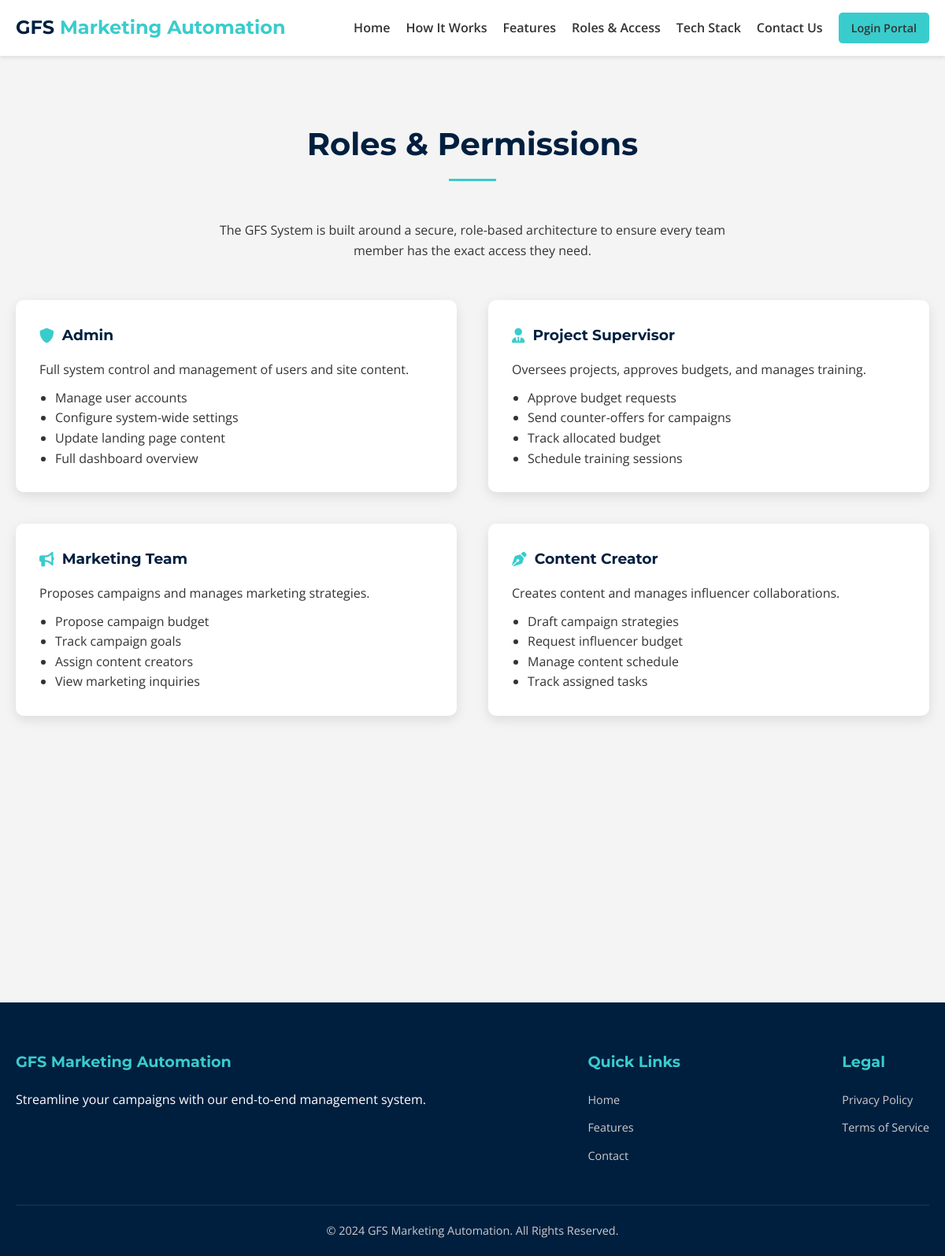
/roles, run on the app's committed database.
### tables this page shows
CREATE TABLE site_roles (
    id INTEGER PRIMARY KEY AUTOINCREMENT,
    role_name TEXT NOT NULL,
    icon TEXT NOT NULL,
    description TEXT NOT NULL,
    permissions TEXT NOT NULL -- Semi-colon separated list
);

CREATE TABLE site_content (
    id INTEGER PRIMARY KEY AUTOINCREMENT,
    page TEXT NOT NULL,
    section TEXT NOT NULL,
    key TEXT NOT NULL,
    value TEXT NOT NULL,
    UNIQUE(page, section, key)
);

### app.py (the view)
@app.route('/roles')
def roles():
    conn = get_db_connection()
    roles_list = conn.execute('SELECT * FROM site_roles').fetchall()
    conn.close()
    processed_roles = []
    for r in roles_list:
        role_dict = dict(r)
        role_dict['permissions_list'] = r['permissions'].split(';')
        processed_roles.append(role_dict)
    return render_template('roles.html', roles=processed_roles)

### app.py (called while the page is built)
def get_db_connection():
    conn = sqlite3.connect('database.db')
    conn.row_factory = sqlite3.Row
    return conn

@app.context_processor
def inject_global_data():
    conn = get_db_connection()
    try:
        theme_row = conn.execute("SELECT value FROM settings WHERE key = 'theme'").fetchone()
        theme = theme_row['value'] if theme_row else 'default'
        site_rows = conn.execute("SELECT section, key, value FROM site_content WHERE page = 'global'").fetchall()
        site_data = {}
        for row in site_rows:
            if row['section'] not in site_data:
                site_data[row['section']] = {}
            site_data[row['section']][row['key']] = row['value']
    except sqlite3.OperationalError:
        theme = 'default'
        site_data = {}
    finally:
        conn.close()
    return dict(theme=theme, site=site_data)

### templates/roles.html (shortened to what this page needs)
{% extends 'base.html' %}
{% block content %}
<section class="section-padding bg-light">
    <div class="container">
        <h1 class="section-title">Roles & Permissions</h1>
        <p class="text-center" style="max-width: 700px; margin: 0 auto 50px;">
            The GFS System is built around a secure, role-based architecture to ensure every team member has the exact
            access they need.
        </p>
        <div class="grid-2">
            {% for role_item in roles %}
            <div class="card" style="text-align: left;">
                <h3 style="display: flex; align-items: center; gap: 10px;"><i class="{{ role_item.icon }}"
                        style="color: var(--secondary-color);"></i> {{ role_item.role_name }}</h3>
                <p>{{ role_item.description }}</p>
                <ul style="list-style-type: disc; margin-left: 20px; margin-top: 10px;">
                    {% for p in role_item.permissions_list %}
                    <li>{{ p }}</li>
                    {% endfor %}
                </ul>
            </div>
            {% endfor %}
        </div>
    </div>
</section>
{% endblock %}

### templates/base.html (shortened to what this page needs)
<!DOCTYPE html>
<html lang="en">
<head>
    <link rel="stylesheet" href="https://cdnjs.cloudflare.com/ajax/libs/font-awesome/6.0.0/css/all.min.css">
    <link rel="stylesheet" href="{{ url_for('static', filename='styles.css') }}">
</head>
<body class="{{ theme + '-theme' if theme and theme != 'default' else '' }}">
    <nav class="navbar">
        <div class="container">
            <a href="{{ url_for('index') }}" class="logo">
                {% set parts = (site.site.title if site.site else 'GFS System').split(' ') %}
                {{ parts[0] }} <span>{{ parts[1:]|join(' ') }}</span>
            </a>
            <ul class="nav-links">
                <li><a href="{{ url_for('index') }}">Home</a></li>
                <li><a href="{{ url_for('how_it_works') }}">How It Works</a></li>
                <li><a href="{{ url_for('features') }}">Features</a></li>
                <li><a href="{{ url_for('roles') }}">Roles & Access</a></li>
                <li><a href="{{ url_for('tech_stack') }}">Tech Stack</a></li>
                <li><a href="{{ url_for('contact') }}">Contact Us</a></li>
                <li><a href="{{ url_for('login') }}" class="btn btn-primary small-btn">Login Portal</a></li>
            </ul>
        </div>
    </nav>
    <main>
        {% block content %}{% endblock %}
    </main>
    <footer>
        <div class="container">
            <div class="footer-content">
                <div class="footer-section">
                    <h3>{{ site.site.title if site.site else 'GFS Marketing Automation' }}</h3>
                    <p>{{ site.footer.description if site.footer else 'Streamline your campaigns with our end-to-end
                        management system.' }}</p>
                </div>
                <div class="footer-section">
                    <h3>Quick Links</h3>
                    <ul>
                        <li><a href="{{ url_for('index') }}">Home</a></li>
                        <li><a href="{{ url_for('features') }}">Features</a></li>
                        <li><a href="{{ url_for('contact') }}">Contact</a></li>
                    </ul>
                </div>
                <div class="footer-section">
                    <h3>Legal</h3>
                    <ul>
                        <li><a href="{{ url_for('privacy') }}">Privacy Policy</a></li>
                        <li><a href="{{ url_for('terms') }}">Terms of Service</a></li>
                    </ul>
                </div>
            </div>
            <div class="footer-bottom">
                <p>{{ (site.footer.copyright if site.footer else '&copy; 2024 GFS Marketing Automation. All Rights
                    Reserved.')|safe }}</p>
            </div>
        </div>
    </footer>
</body>
</html>

### static/styles.css (style rules this page uses)
:root { --primary-color: #001f3f; --secondary-color: #39cccc; --accent-color: #0074D9; --text-color: #333; --light-gray: #f4f4f4; --white: #ffffff; --bg-color: #ffffff; --card-bg: #ffffff; --sidebar-bg: #001f3f; --sidebar-text: #ffffff; --font-heading: 'Montserrat', sans-serif; --font-body: 'Open Sans', sans-serif; --transition: all 0.3s ease; }
* { margin: 0; padding: 0; box-sizing: border-box; }
body { font-family: var(--font-body); line-height: 1.6; color: var(--text-color); background-color: var(--bg-color); }
h1, h2, h3, h4, h5, h6 { font-family: var(--font-heading); color: var(--primary-color); margin-bottom: 1rem; }
a { text-decoration: none; color: inherit; }
ul { list-style: none; }
.container { max-width: 1200px; margin: 0 auto; padding: 0 20px; }
.navbar { background-color: var(--card-bg); box-shadow: 0 2px 5px rgba(0, 0, 0, 0.1); position: sticky; top: 0; z-index: 1000; padding: 1rem 0; }
.navbar .container { display: flex; justify-content: space-between; align-items: center; }
.logo { font-size: 1.5rem; font-weight: 700; color: var(--primary-color); font-family: var(--font-heading); }
.logo span { color: var(--secondary-color); }
.nav-links { display: flex; align-items: center; gap: 20px; }
.nav-links a { font-weight: 600; color: var(--text-color); transition: var(--transition); }
.btn { display: inline-block; padding: 10px 20px; border-radius: 5px; font-weight: 600; transition: var(--transition); cursor: pointer; border: none; }
.btn-primary { background-color: var(--secondary-color); color: #fff; }
.small-btn { padding: 8px 16px; font-size: 0.9rem; }
.section-padding { padding: 80px 0; }
.bg-light { background-color: var(--light-gray); }
.text-center { text-align: center; }
.section-title { font-size: 2.5rem; margin-bottom: 50px; text-align: center; position: relative; padding-bottom: 15px; }
.section-title::after { content: ''; position: absolute; bottom: 0; left: 50%; transform: translateX(-50%); width: 60px; height: 3px; background-color: var(--secondary-color); }
.grid-2 { display: grid; grid-template-columns: repeat(2, 1fr); gap: 40px; align-items: center; }
.card { background: var(--card-bg); padding: 30px; border-radius: 10px; box-shadow: 0 5px 15px rgba(0, 0, 0, 0.1); transition: var(--transition); text-align: center; color: var(--text-color); }
footer { background-color: var(--primary-color); color: var(--white); padding: 60px 0 20px; }
footer { background-color: var(--sidebar-bg); color: var(--sidebar-text); }
.footer-content { display: flex; justify-content: space-between; flex-wrap: wrap; gap: 40px; margin-bottom: 40px; }
.footer-section h3 { color: var(--secondary-color); font-size: 1.2rem; margin-bottom: 20px; }
.footer-section ul li { margin-bottom: 10px; }
.footer-section ul li a { color: #ccc; font-size: 0.9rem; }
.footer-bottom { text-align: center; padding-top: 20px; border-top: 1px solid rgba(255, 255, 255, 0.1); font-size: 0.9rem; color: #ccc; }

### data on the page
site_roles: role_name "Admin", description "Full system control and management of users and site content.", permissions_list "Manage user accounts" "Configure system-wide settings" "Update landing page content" "Full dashboard overview"
site_roles: role_name "Project Supervisor", description "Oversees projects, approves budgets, and manages training.", permissions_list "Approve budget requests" "Send counter-offers for campaigns" "Track allocated budget" "Schedule training sessions"
site_roles: role_name "Marketing Team", description "Proposes campaigns and manages marketing strategies.", permissions_list "Propose campaign budget" "Track campaign goals" "Assign content creators" "View marketing inquiries"
site_roles: role_name "Content Creator", description "Creates content and manages influencer collaborations.", permissions_list "Draft campaign strategies" "Request influencer budget" "Manage content schedule" "Track assigned tasks"
site_content: site "GFS Marketing Automation"
site_content: footer "Streamline your campaigns with our end-to-end management system."
site_content: value "© 2024 GFS Marketing Automation. All Rights Reserved."

### other printed values
{{ parts[0] }} "GFS"
{{ parts[1:]|join(' ') }} "Marketing Automation"
